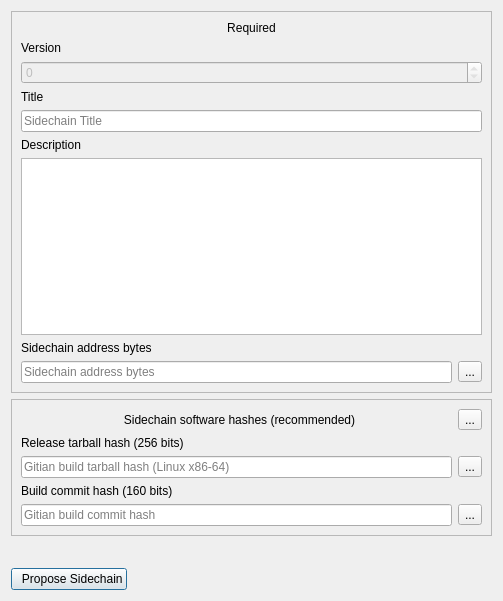
<?xml version="1.0" encoding="UTF-8"?>
<ui version="4.0">
 <class>SidechainProposalDialog</class>
 <widget class="QDialog" name="SidechainProposalDialog">
  <property name="geometry">
   <rect>
    <x>0</x>
    <y>0</y>
    <width>503</width>
    <height>601</height>
   </rect>
  </property>
  <property name="windowTitle">
   <string>Create Sidechain Proposal</string>
  </property>
  <layout class="QVBoxLayout" name="verticalLayout">
   <item>
    <widget class="QFrame" name="frame_13">
     <property name="frameShape">
      <enum>QFrame::StyledPanel</enum>
     </property>
     <property name="frameShadow">
      <enum>QFrame::Raised</enum>
     </property>
     <layout class="QVBoxLayout" name="verticalLayout_12">
      <item>
       <widget class="QLabel" name="label_3">
        <property name="text">
         <string>Required</string>
        </property>
        <property name="alignment">
         <set>Qt::AlignCenter</set>
        </property>
       </widget>
      </item>
      <item>
       <widget class="QLabel" name="label_13">
        <property name="text">
         <string>Version</string>
        </property>
       </widget>
      </item>
      <item>
       <widget class="QSpinBox" name="spinBoxVersion">
        <property name="enabled">
         <bool>false</bool>
        </property>
        <property name="maximum">
         <number>0</number>
        </property>
       </widget>
      </item>
      <item>
       <widget class="QLabel" name="label_4">
        <property name="text">
         <string>Title</string>
        </property>
       </widget>
      </item>
      <item>
       <widget class="QLineEdit" name="lineEditTitle">
        <property name="placeholderText">
         <string>Sidechain Title</string>
        </property>
       </widget>
      </item>
      <item>
       <widget class="QLabel" name="label_5">
        <property name="text">
         <string>Description</string>
        </property>
       </widget>
      </item>
      <item>
       <widget class="QPlainTextEdit" name="plainTextEditDescription">
        <property name="plainText">
         <string/>
        </property>
        <property name="placeholderText">
         <string>Describe the sidechain...</string>
        </property>
       </widget>
      </item>
      <item>
       <widget class="QLabel" name="label_6">
        <property name="text">
         <string>Sidechain address bytes</string>
        </property>
       </widget>
      </item>
      <item>
       <widget class="QFrame" name="frame_11">
        <property name="frameShape">
         <enum>QFrame::NoFrame</enum>
        </property>
        <property name="frameShadow">
         <enum>QFrame::Raised</enum>
        </property>
        <property name="lineWidth">
         <number>0</number>
        </property>
        <layout class="QHBoxLayout" name="horizontalLayout_7">
         <property name="leftMargin">
          <number>0</number>
         </property>
         <property name="topMargin">
          <number>0</number>
         </property>
         <property name="rightMargin">
          <number>0</number>
         </property>
         <property name="bottomMargin">
          <number>0</number>
         </property>
         <item>
          <widget class="QLineEdit" name="lineEditHash">
           <property name="text">
            <string/>
           </property>
           <property name="placeholderText">
            <string>Sidechain address bytes</string>
           </property>
          </widget>
         </item>
         <item>
          <widget class="QToolButton" name="toolButtonKeyHash">
           <property name="text">
            <string>...</string>
           </property>
           <property name="icon">
            <iconset resource="../drivenet.qrc">
             <normaloff>:/icons/transaction_0</normaloff>:/icons/transaction_0</iconset>
           </property>
           <property name="iconSize">
            <size>
             <width>24</width>
             <height>24</height>
            </size>
           </property>
          </widget>
         </item>
        </layout>
       </widget>
      </item>
     </layout>
    </widget>
   </item>
   <item>
    <widget class="QFrame" name="frame_12">
     <property name="frameShape">
      <enum>QFrame::StyledPanel</enum>
     </property>
     <property name="frameShadow">
      <enum>QFrame::Raised</enum>
     </property>
     <layout class="QVBoxLayout" name="verticalLayout_13">
      <item>
       <widget class="QFrame" name="frame_7">
        <property name="frameShape">
         <enum>QFrame::NoFrame</enum>
        </property>
        <property name="frameShadow">
         <enum>QFrame::Raised</enum>
        </property>
        <layout class="QHBoxLayout" name="horizontalLayout_4">
         <property name="spacing">
          <number>0</number>
         </property>
         <property name="leftMargin">
          <number>0</number>
         </property>
         <property name="topMargin">
          <number>0</number>
         </property>
         <property name="rightMargin">
          <number>0</number>
         </property>
         <property name="bottomMargin">
          <number>0</number>
         </property>
         <item>
          <widget class="QLabel" name="label_2">
           <property name="text">
            <string>Sidechain software hashes (recommended)</string>
           </property>
           <property name="alignment">
            <set>Qt::AlignCenter</set>
           </property>
          </widget>
         </item>
         <item>
          <widget class="QToolButton" name="toolButtonSoftwareHashes">
           <property name="text">
            <string>...</string>
           </property>
           <property name="icon">
            <iconset resource="../drivenet.qrc">
             <normaloff>:/icons/transaction_0</normaloff>:/icons/transaction_0</iconset>
           </property>
           <property name="iconSize">
            <size>
             <width>24</width>
             <height>24</height>
            </size>
           </property>
          </widget>
         </item>
        </layout>
       </widget>
      </item>
      <item>
       <widget class="QLabel" name="label_11">
        <property name="text">
         <string>Release tarball hash (256 bits)</string>
        </property>
       </widget>
      </item>
      <item>
       <widget class="QFrame" name="frame_9">
        <property name="frameShape">
         <enum>QFrame::NoFrame</enum>
        </property>
        <property name="frameShadow">
         <enum>QFrame::Raised</enum>
        </property>
        <layout class="QHBoxLayout" name="horizontalLayout_5">
         <property name="leftMargin">
          <number>0</number>
         </property>
         <property name="topMargin">
          <number>0</number>
         </property>
         <property name="rightMargin">
          <number>0</number>
         </property>
         <property name="bottomMargin">
          <number>0</number>
         </property>
         <item>
          <widget class="QLineEdit" name="lineEditIDHash1">
           <property name="placeholderText">
            <string>Gitian build tarball hash (Linux x86-64)</string>
           </property>
          </widget>
         </item>
         <item>
          <widget class="QToolButton" name="toolButtonIDHash1">
           <property name="text">
            <string>...</string>
           </property>
           <property name="icon">
            <iconset resource="../drivenet.qrc">
             <normaloff>:/icons/transaction_0</normaloff>:/icons/transaction_0</iconset>
           </property>
           <property name="iconSize">
            <size>
             <width>24</width>
             <height>24</height>
            </size>
           </property>
          </widget>
         </item>
        </layout>
       </widget>
      </item>
      <item>
       <widget class="QLabel" name="label_12">
        <property name="text">
         <string>Build commit hash (160 bits)</string>
        </property>
       </widget>
      </item>
      <item>
       <widget class="QFrame" name="frame_10">
        <property name="frameShape">
         <enum>QFrame::NoFrame</enum>
        </property>
        <property name="frameShadow">
         <enum>QFrame::Raised</enum>
        </property>
        <layout class="QHBoxLayout" name="horizontalLayout_6">
         <property name="leftMargin">
          <number>0</number>
         </property>
         <property name="topMargin">
          <number>0</number>
         </property>
         <property name="rightMargin">
          <number>0</number>
         </property>
         <property name="bottomMargin">
          <number>0</number>
         </property>
         <item>
          <widget class="QLineEdit" name="lineEditIDHash2">
           <property name="placeholderText">
            <string>Gitian build commit hash</string>
           </property>
          </widget>
         </item>
         <item>
          <widget class="QToolButton" name="toolButtonIDHash2">
           <property name="text">
            <string>...</string>
           </property>
           <property name="icon">
            <iconset resource="../drivenet.qrc">
             <normaloff>:/icons/transaction_0</normaloff>:/icons/transaction_0</iconset>
           </property>
           <property name="iconSize">
            <size>
             <width>24</width>
             <height>24</height>
            </size>
           </property>
          </widget>
         </item>
        </layout>
       </widget>
      </item>
     </layout>
    </widget>
   </item>
   <item>
    <spacer name="verticalSpacer">
     <property name="orientation">
      <enum>Qt::Vertical</enum>
     </property>
     <property name="sizeHint" stdset="0">
      <size>
       <width>20</width>
       <height>40</height>
      </size>
     </property>
    </spacer>
   </item>
   <item>
    <widget class="QPushButton" name="pushButtonCreate">
     <property name="sizePolicy">
      <sizepolicy hsizetype="Maximum" vsizetype="Fixed">
       <horstretch>0</horstretch>
       <verstretch>0</verstretch>
      </sizepolicy>
     </property>
     <property name="text">
      <string>  Propose Sidechain</string>
     </property>
     <property name="icon">
      <iconset resource="../drivenet.qrc">
       <normaloff>:/icons/add</normaloff>:/icons/add</iconset>
     </property>
     <property name="iconSize">
      <size>
       <width>24</width>
       <height>24</height>
      </size>
     </property>
    </widget>
   </item>
  </layout>
 </widget>
 <resources>
  <include location="../drivenet.qrc"/>
 </resources>
 <connections/>
</ui>
